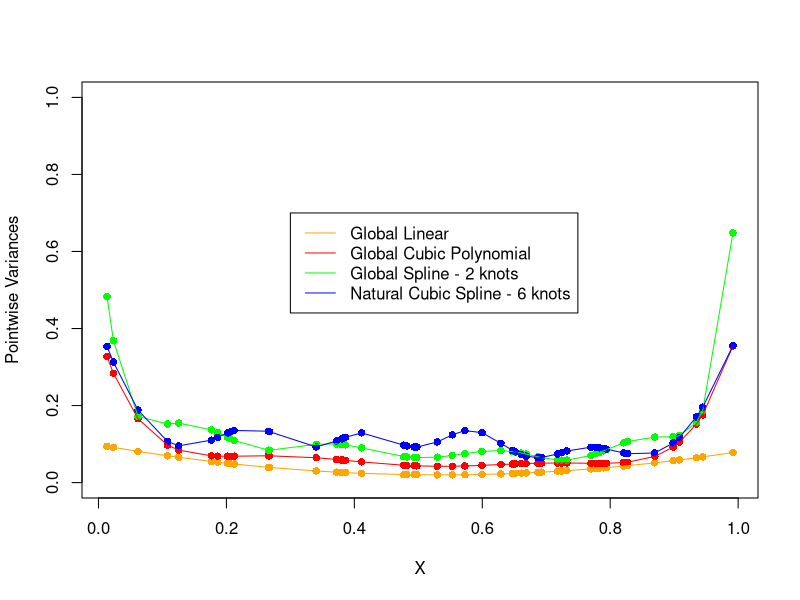

Source code (R):
## ---- chunk 1
library(splines)
library(MASS)
# generate data
set.seed(1)
x <- runif(50,0,1)
err <- rnorm(50, mean = 0 , sd = 1)
y <- x + err

# global linear
H <- bs(x, degree = 1, df=2, intercept = TRUE)  
sigma_linear <- ginv(t(H)%*%H)
var_linear <- diag(H%*%sigma_linear%*%t(H))

# global cubic 
H <- bs(x, degree = 3, df=4, intercept = TRUE)
sigma_global <- ginv(t(H)%*%H)
var_global <- diag(H%*%sigma_global%*%t(H))

# cubic  with 2 knots 
H <- bs(x, degree = 3, df=6, intercept = TRUE, knots = c(0.33, 0.66))
sigma_cubic <- ginv(t(H)%*%H)
var_cubic <- diag(H%*%sigma_cubic%*%t(H))

# natural cubic wih 6 knots
knots <- seq(0.1, 0.9, length.out = 6)[2:5] 
H <- ns(x, intercept = TRUE, Boundary.knots = c(0.1,0.9), knots = knots)
sigma_natural <- ginv(t(H)%*%H)
var_natural <- diag(H%*%sigma_natural%*%t(H))

# plot
plot(x, var_linear, ylim = c(0,1), col = 'orange', pch = 16, ylab = 'Pointwise Variances', xlab = 'X')
points(x, var_global, col='red', pch = 16)
points(x, var_cubic, col = 'green', pch = 16)
points(x, var_natural, col = 'blue', pch = 16)
lines(x[order(x)], var_linear[order(x)], col='orange')
lines(x[order(x)], var_global[order(x)], col = 'red')
lines(x[order(x)], var_cubic[order(x)], col = 'green')
lines(x[order(x)], var_natural[order(x)], col = 'blue')
legend(x=0.3, y=0.7, legend = c('Global Linear', 'Global Cubic Polynomial', 'Global Spline - 2 knots', 'Natural Cubic Spline - 6 knots'),col = c('orange', 'red', 'green', 'blue'), lty = 1)

